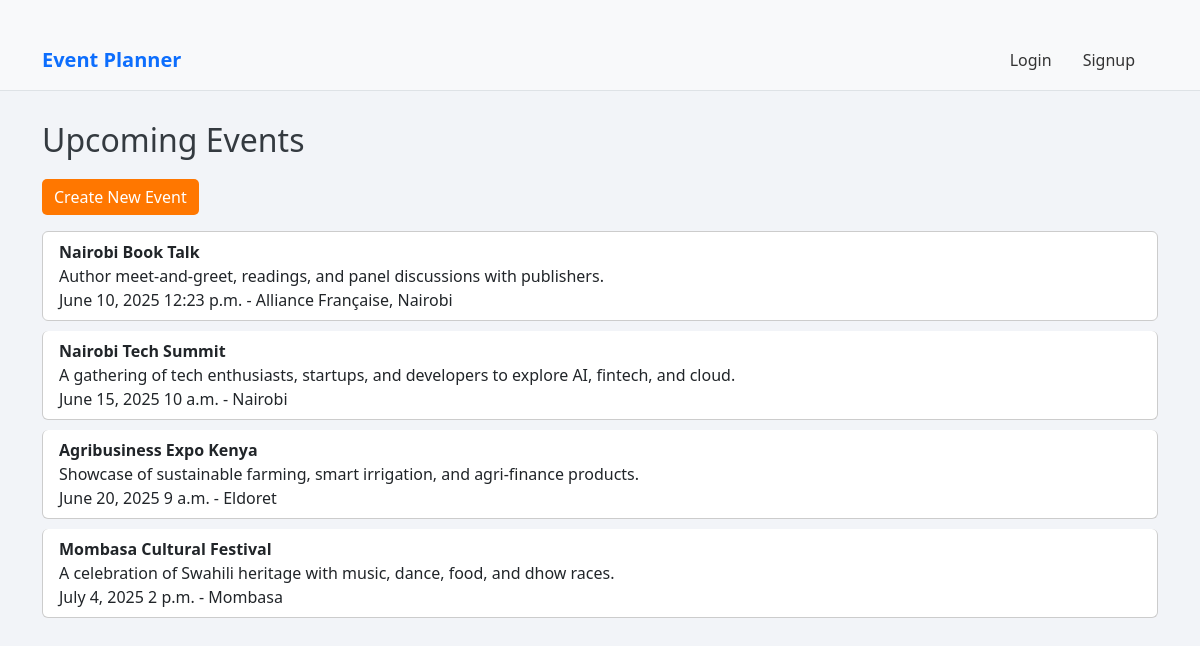
The page / on the database its author committed.
### events/models.py (models this page shows, shortened)
class Event(models.Model):
    title = models.CharField(max_length=100)
    description = models.TextField()
    location = models.CharField(max_length=100)
    date = models.DateField()
    time = models.TimeField()
    organizer = models.ForeignKey(User, on_delete=models.CASCADE)

### events/views.py (the view)
# urls.py: path('', views.event_list, name='event_list'),
def event_list(request):
    events = Event.objects.all().order_by('date')
    return render(request, 'events/event_list.html', {'events': events})

### events/templates/events/event_list.html (shortened to what this page needs)
{% extends 'base.html' %}
{% block content %}
<h2>Upcoming Events</h2>
<a href="{% url 'create_event' %}" class="btn btn-primary mb-3">Create New Event</a>
<ul class="list-group">
  {% for event in events %}
    <li class="list-group-item">
      <strong>{{ event.title }}</strong><br>
      {{ event.description }}<br>
      {{ event.date }} {{ event.time }} - {{ event.location }}<br>
    </li>
  {% empty %}
    <li class="list-group-item">No events found.</li>
  {% endfor %}
</ul>
{% endblock %}

### templates/base.html (shortened to what this page needs)
{% load static %}
<!DOCTYPE html>
<html lang="en">
<head>
    <link href="https://cdn.jsdelivr.net/npm/bootstrap@5.3.0/dist/css/bootstrap.min.css" rel="stylesheet">
    <link href="{% static 'css/style.css' %}" rel="stylesheet">
</head>
<body>
    <nav class="navbar navbar-expand-lg navbar-light bg-light border-bottom">
        <div class="container">
            <a class="navbar-brand fw-bold text-primary" href="{% url 'event_list' %}">Event Planner</a>
            <div class="collapse navbar-collapse">
                <ul class="navbar-nav ms-auto">
                    {% if user.is_authenticated %}
                        <li class="nav-item">
                            <span class="nav-link">Welcome, {{ user.username }}</span>
                        </li>
                        <li class="nav-item">
                            <form method="post" action="{% url 'logout' %}">
                                {% csrf_token %}
                                <button type="submit" class="btn btn-link nav-link text-danger" style="display: inline; padding: 0; border: none; background: none;">
                                    Logout
                                </button>
                            </form>
                        </li>
                    {% else %}
                        <li class="nav-item">
                            <a class="nav-link" href="{% url 'login' %}">Login</a>
                        </li>
                        <li class="nav-item">
                            <a class="nav-link" href="{% url 'signup' %}">Signup</a>
                        </li>
                    {% endif %}
                </ul>
            </div>
        </div>
    </nav>
    <div class="container">
        {% block content %}{% endblock %}
    </div>
</body>
</html>

### static/css/style.css (style rules this page uses)
body { font-family: 'Segoe UI', Tahoma, Geneva, Verdana, sans-serif; background-color: #f2f4f8; margin: 0; padding: 0; }
.container { margin-top: 30px; }
h2 { color: #343a40; margin-bottom: 20px; }
.navbar { padding: 10px 20px; background-color: #ffffff; border-bottom: 1px solid #ddd; margin-bottom: 20px; }
.navbar a { margin-right: 15px; color: #333; text-decoration: none; }
.list-group-item { background-color: #fff; margin-bottom: 10px; border: 1px solid #ccc; border-radius: 6px; }
.btn { border-radius: 5px; }
.btn-primary { background-color: #ff7700; border: none; }

### rows shown on the page
Event: title "Nairobi Book Talk", description "Author meet-and-greet, readings, and panel discussions with publishers.", date "June 10, 2025", time "12:23 p.m.", location "Alliance Française, Nairobi"
Event: title "Nairobi Tech Summit", description "A gathering of tech enthusiasts, startups, and developers to explore AI, fintech, and cloud.", date "June 15, 2025", time "10 a.m.", location "Nairobi"
Event: title "Agribusiness Expo Kenya", description "Showcase of sustainable farming, smart irrigation, and agri-finance products.", date "June 20, 2025", time "9 a.m.", location "Eldoret"
Event: title "Mombasa Cultural Festival", description "A celebration of Swahili heritage with music, dance, food, and dhow races.", date "July 4, 2025", time "2 p.m.", location "Mombasa"
